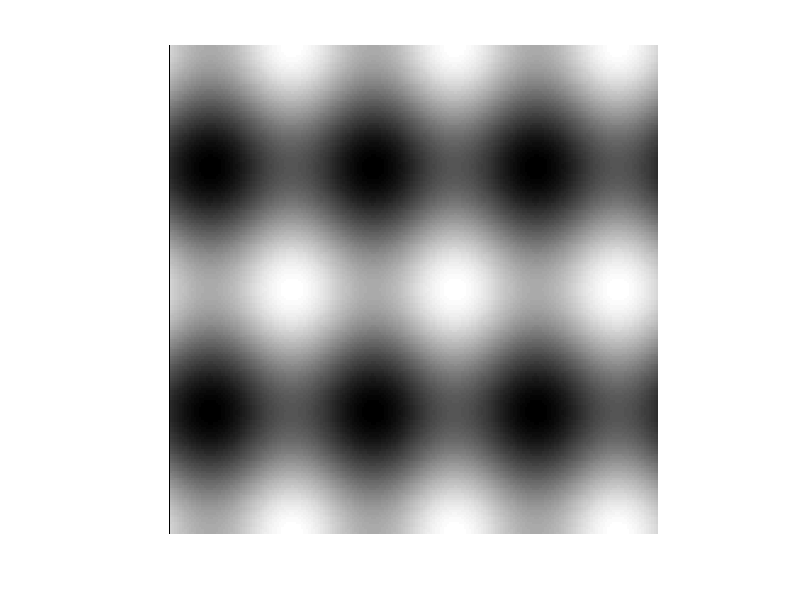
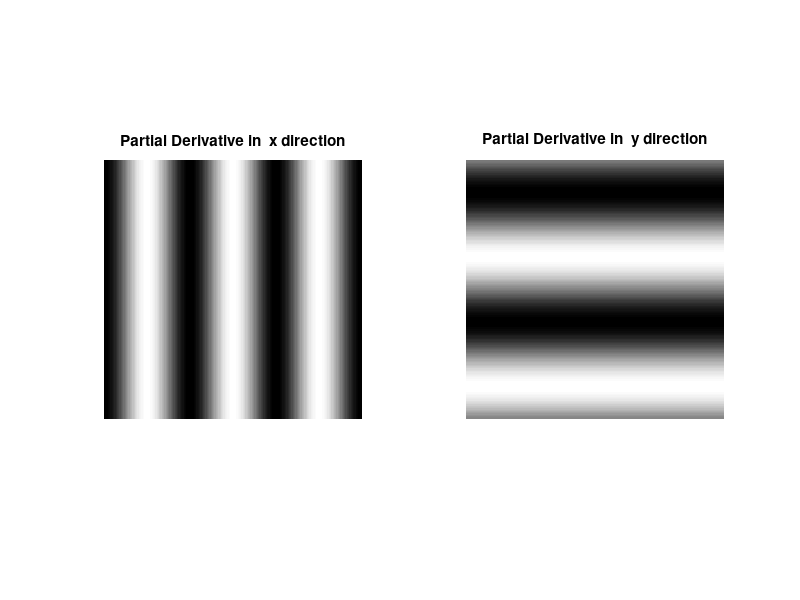
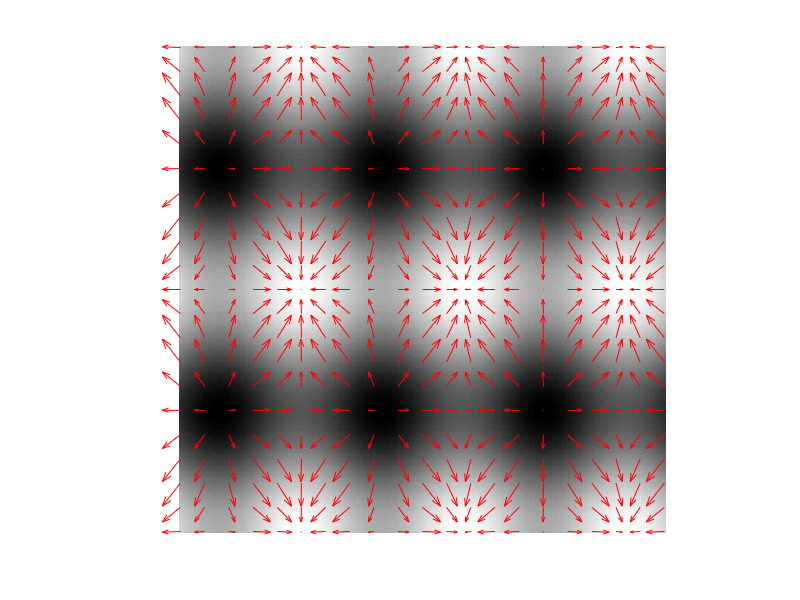

Recreate these plots in MATLAB, in order. (Note: this script raises an error after producing the figures.)
clear all  
close all


%% 

x = -100:100;
y = -100:100;
[X, Y] = meshgrid (x, y);
A = 1; B = 2; V = 6* pi /201; W = 4* pi /201;
F = A * sin(V*X) + B * cos(W*Y);
imshow (F, [], 'xData', x, 'yData', y);

%% Partial direvatives: 
% the partial derivatives ignore the term with the not analyzed variable as
% a constant. The sin term then becomes cos with the constant(V & W) multiplied
% on the outside, and the cos becomes -sin
% fx = A*V*cos(Vx)
% fy = -B*W*sin(Wy)
% fxx = -A*V^2*sin(Vx)
% fyy = -B*W^2*cos(Wy)

%% implementation of first Partial derivatives 
Fx = A*V*cos(V*X);
Fy = -B*W*sin(W*Y);
figure; 
subplot(121)
imshow (Fx, [], 'xData', x, 'yData', y);
title('Partial Derivative in  x direction')

subplot(122)
imshow(Fy, [], 'xData',y,'yData',y); 
title('Partial Derivative in  y direction')

%% Plot for combined derivative with vector 

xx = -100:10:100;
yy = -100:10:100;
[XX , YY] = meshgrid(xx, yy);
Fx = A*V*cos(V*XX);
Fy = -B*W*sin(W*YY);
figure; 
imshow (F,[],'xData',x,'yData',y);
hold on;
quiver (xx,yy,Fx,Fy,'r');
hold off ;


%% Use gaussian filter on partial derivatives 


Gx = gD(F,1,1,0);  %first order gaussian in x
Gy = gD(F,1,0,1);  %first order gaussian in y

% figure; 
% subplot(121)
% imshow(Gx,[], 'xData',x,'yData',y)
% title('Partial Gaussian filteres in x')
% subplot(122)
% imshow(Gy,[], 'xData',x,'yData',y)
% title('Partial Gaussian filteres in x')
% THIS LOOKS GOOD !!!


%sample G MUST BE GOING WRONG the assignment is wrong i think 
XXG = 1 : 10 : size(Gx,1); 
YYG = 1 : 10 : size(Gy,2); 
Gxs = zeros(length(XXG),length(YYG));
Gys = zeros(length(XXG),length(YYG));
for i = 1 :  length(XX)
    for j = 1 : length(YY)
        Gxs(i,j) = Gx(XXG(i),XXG(j)); 
        Gys(i,j) = Gy(YYG(i),YYG(j)); 
    end
end


figure; 
imshow (F,[],'xData',x,'yData',y);
axis on
hold on;
quiver(xx,yy,Gxs,Gys,'r');
hold off ;

%% First rotate the image then do Filtering 

%put rotate image in the current folder 
Fr = rotateImage(F, 10, 'linear','basic'); % give negative values which problems with displaying 
%crop image
Fr = Fr(17 : (end - 16), 17 : (end-16));

GxR = gD(Fr,1,1,0); 
GyR = gD(Fr,1,0,1);

GxsR = zeros(length(XXG),length(YYG));
GysR = zeros(length(XXG),length(YYG));
for i = 1 :  length(XX)
    for j = 1 : length(YY)
        GxsR(i,j) = GxR(XXG(i),XXG(j)); 
        GysR(i,j) = GyR(YYG(i),YYG(j)); 
    end
end

figure; 
imshow (Fr,[],'xData',x,'yData',y);
axis on
hold on;
quiver(xx,yy,GxsR,GysR,5,'r');
hold off ;

%note that the edges to the basic border filling have very high gradient
%vectors as is expected


%% Gradient direction w
%fw = sqrt(Fx^2 + Fy^2)
%fww = Fx^2* Fxx+ 2Fx*Fy*Fxy + Fy^2 * Fyy

%calculate all the derivates needed for fw and fww of our F:
Gx = gD(F,1,1,0); 
Gy = gD(F,1,0,1);
Gxx = gD(F,1,2,0); 
Gyy = gD(F,1,0,2); 
Gxy = gD(F,1,1,1); 

fw = sqrt(Gx.^2 + Gy.^2); 
fww = (Gx.^2).*Gxx + 2.*Gx.*Gy.*Gxy + (Gy.^2).*Gyy;

%% Canny edge detector 
%see implementation in canny.m

%% test canny on cameraman 

F = im2double(imread('cameraman.tif'));
e = canny(F,1);

figure; 
imshow(e)


